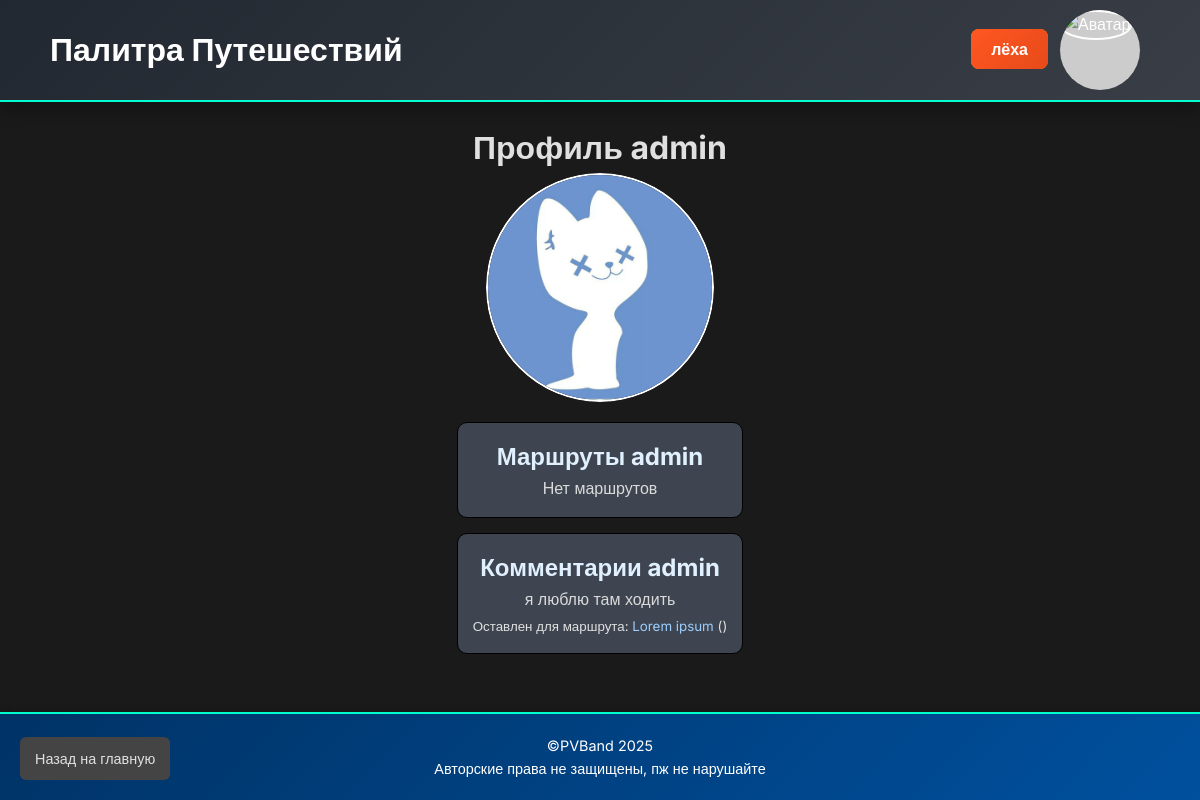
Page /user/3 (signed in) on the committed database.
### app.py (models this page shows, shortened)
class User(db.Model, UserMixin):
    id = db.Column(db.Integer, primary_key=True)
    username = db.Column(db.String(50), unique=True, nullable=False)
    password = db.Column(db.String(200), nullable=False)
    avatar_url = db.Column(db.String(300))
    is_moderator = db.Column(db.Boolean, default=False)
    is_admin = db.Column(db.Boolean, default=False)

class Comment(db.Model):
    id = db.Column(db.Integer, primary_key=True)
    text = db.Column(db.Text, nullable=False)
    rating = db.Column(db.Integer)
    user_id = db.Column(db.Integer, db.ForeignKey('user.id'))
    route_id = db.Column(db.Integer, db.ForeignKey('route.id'))
    user = db.relationship('User', backref='comments')

class Route(db.Model):
    __tablename__ = 'route'
    id = db.Column(db.Integer, primary_key=True)
    title = db.Column(db.String(100), nullable=False)
    description = db.Column(db.Text)
    is_private = db.Column(db.Boolean, default=False)
    moderated = db.Column(db.Boolean, default=False)
    user_id = db.Column(db.Integer, db.ForeignKey('user.id'))
    photos = db.relationship('Photo', backref='route', lazy=True)
    comments = db.relationship('Comment', backref='route', lazy=True)
    changes = db.relationship('ChangeHistory', backref='route', lazy=True)
    landmarks = db.relationship('Landmark', backref='route', lazy=True)
    points = db.Column(db.Text, nullable=True)
    allMarkers = db.Column(db.Text, nullable=True)
    ratings = db.relationship('Rating', backref='route', lazy='dynamic')

### app.py (the view)
@app.route('/user/<int:user_id>')
@login_required
def user_profile(user_id):
    user = User.query.get_or_404(user_id)
    comments = Comment.query.filter_by(user_id=user.id).all()
    routes = Route.query.filter_by(user_id=user.id).all()
    return render_template('user_profile.html', user=user, comments=comments, routes=routes)

### app.py (called while the page is built)
@login_manager.user_loader
def load_user(user_id):
    return User.query.get(int(user_id))

### templates/user_profile.html (shortened to what this page needs)
<!DOCTYPE html>
<html lang="ru">
<head>
  <link rel="stylesheet" href="{{ url_for('static', filename='css/styles.css') }}">
  <link rel="stylesheet" href="{{ url_for('static', filename='css/user_profile.css') }}">
</head>
<body>
  <header>
    {% if current_user.is_authenticated and current_user.id == user.id %}
    <div class="header-container">
      <div class="site-title">
        <h1>Палитра Путешествий</h1>
      </div>
      <div class="user-actions">
          <div class="user-info">
            <div class="user-details">
              <a class="profile-link" href="{{ url_for('index') }}">На главную</a>
            </div>
          </div>
      </div>
    </div>
    {% else %}
    <div class="header-container">
      <div class="site-title">
        <h1>Палитра Путешествий</h1>
      </div>
      <div class="user-actions">
        {% if current_user.is_authenticated %}
          <div class="user-info">
            <div class="user-details">
              <a class="profile-link" href="{{ url_for('user_profile', user_id=current_user.id) }}">{{ current_user.username }}</a>
            </div>
            <div class="avatar">
              {% if current_user.avatar_url %}
                <img src="{{ current_user.avatar_url }}" alt="Аватар">
              {% else %}
                <img src="{{ url_for('static', filename='images/default-avatar.png') }}" alt="Аватар">
              {% endif %}
            </div>
          </div>
        {% else %}
          <a class="login-btn" href="{{ url_for('login') }}">Войти</a>
        {% endif %}
      </div>
    </div>
    {%endif%}
  </header>
  <main>
    <div style="text-align: center;">
      {% if current_user.is_authenticated and current_user.id == user.id %}
      <h1>Мой профиль</h1>
      {% else %}
      <h1>Профиль {{user.username}}</h1>
      {%endif%}
    </div>
      {% if current_user.is_authenticated and current_user.id == user.id %}
      <div class="avatar" id="avatar-container-profile">
          {% if user.avatar_url %}
            <img src="{{ user.avatar_url }}" alt="Аватар">
          {% else %}
            <img src="{{ url_for('static', filename='images/default-avatar.png') }}" alt="Аватар">
          {% endif %}
        </div>
        <form id="avatar-upload-form" action="{{ url_for('upload_avatar') }}" method="POST" enctype="multipart/form-data" class="upload-form">
          <input type="file" name="avatar" id="avatar-input" accept="image/*">
        </form>
      {% else %}
        <div class="avatar" id="avatar-container-profile">
          {% if user.avatar_url %}
            <img src="{{ user.avatar_url }}" alt="Аватар">
          {% else %}
            <img src="{{ url_for('static', filename='images/default-avatar.png') }}" alt="Аватар">
          {% endif %}
        </div>
      {% endif %}
    <div class="profile-section">
      {% if current_user.is_authenticated and current_user.id == user.id %}
      <h2>Мои маршруты</h2>
      {% else %}
      <h2>Маршруты {{user.username}}</h2>
      {%endif%}
      {% if routes %}
        <ul>
          {% for route in routes %}
            <li>
              <a href="{{ url_for('view_route', route_id=route.id) }}">{{ route.title }}</a>
            </li>
          {% endfor %}
        </ul>
      {% else %}
        <p>Нет маршрутов</p>
      {% endif %}
    </div>
    <div class="profile-section">
      {% if current_user.is_authenticated and current_user.id == user.id %}
      <h2>Мои комментарии</h2>
      {% else %}
      <h2>Комментарии {{user.username}}</h2>
      {%endif%}
      {% if comments %}
        <ul>
          {% for comment in comments %}
          <div class="comment">
            <p>{{ comment.text }}</p>
            <small>Оставлен для маршрута:
              <a href="/route/{{ comment.route.id }}">
                {{ comment.route.title }}
              </a> ({{ comment.created_at }})
            </small>
          </div>
          {% endfor %}
        </ul>
      {% else %}
        <p>Нет комментариев</p>
      {% endif %}
    </div>
    <a class="back btn" href="{{ url_for('index') }}">Назад на главную</a>
  </main>
  <footer>
    <p>&copy;PVBand {{ current_year if current_year is defined else 2025 }} </p>
    <p>Авторские права не защищены, пж не нарушайте</p>
  </footer>
</body>
</html>

### static/css/styles.css (style rules this page uses)
* { margin: 0; padding: 0; box-sizing: border-box; }
html { height: 100%; }
body { height: 100%; display: flex; flex-direction: column; font-family: 'Inter', sans-serif; background: #1a1a1a; color: #e0e0e0; line-height: 1.6; }
header { background: linear-gradient(135deg, #222831, #393e46); color: #fff; padding: 10px 0; box-shadow: 0 8px 16px rgba(0, 0, 0, 0.3); border-bottom: 2px solid #00ffcc; }
.user-info { display: flex; justify-content: flex-start; align-items: center; gap: 12px; }
.header-container { display: flex; justify-content: space-between; align-items: center; max-width: 1100px; margin: 0 auto; }
.site-title { display: flex; justify-content: flex-start; align-items: center; gap: 12px; }
.create-route-btn, .profile-link, .login-btn, .admin-btn { background: linear-gradient(135deg, #ff5722, #e64a19); color: #fff; padding: 10px 20px; border-radius: 8px; text-decoration: none; font-weight: 600; transition: background 0.3s, transform 0.3s, box-shadow 0.3s; }
footer p { color: #ffffff; font-size: 0.9em; }
.profile-link, .login-btn { background-color: #ff8c00; color: #fff; padding: 10px 20px; border-radius: 8px; text-decoration: none; font-weight: 600; transition: background-color 0.2s, transform 0.2s, box-shadow 0.2s; }
.avatar img { width: 50px; height: 50px; border-radius: 50%; object-fit: cover; border: 2px solid #fff; transition: transform 0.2s; }
.avatar#avatar-container-profile { width: 228px; height: auto; background: none !important; margin: auto; display: flex; justify-content: center; margin-bottom: 20px ; }
main { max-width: 1200px; margin: 20px auto; padding: 0 15px; flex: 1; }
.btn { display: inline-block; background-color: #228b22; color: #fff; border: none; padding: 8px 12px; border-radius: 8px; margin: 5px; cursor: pointer; font-size: 0.9em; transition: background-color 0.2s, transform 0.2s, box-shadow 0.2s; }
footer { background: linear-gradient(135deg, #003366, #00509e); color: #fff; text-align: center; padding: 20px; margin-top: auto; box-shadow: 0 -4px 6px rgba(0, 0, 0, 0.1); border-top: 2px solid #00ffcc; }
.profile-section { background: #3e4550 !important; margin: auto; text-align: center; border-color: #000000 !important; border-radius: 10px; }
.profile-section h2 { color: #e0f0ff; }
.profile-section a { color: #9bceff; }
.profile-section p { color: #dadada; }
.profile-section ul { list-style: none; }
.back.btn { position: fixed; bottom: 15px; left: 15px; background: #444; color: #e0e0e0; padding: 10px 15px; border-radius: 6px; font-size: 0.9em; text-decoration: none; z-index: 1000; transition: background 0.2s, transform 0.2s; }
a { text-decoration: none; color: inherit; }

### static/css/user_profile.css (style rules this page uses)
.profile-section { border: 1px solid #ddd; padding: 15px; margin-bottom: 15px; background: #fafafa; }
.avatar img { width: 100%; height: 100%; object-fit: cover; }

### rows in the picture
User: username "лёха"
User: username "admin"
Comment: text "я люблю там ходить", route "Lorem ipsum"

### other values in the picture
{{ current_year if current_year is defined else 2025 }} "2025"
